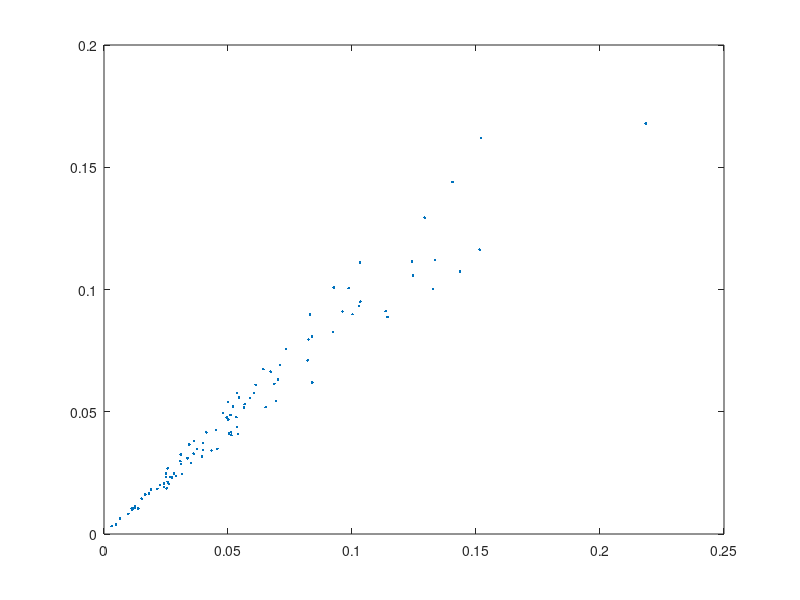

MATLAB code to generate this figure:
% filename: setup_lung.m
%heterogeneity parameter (0<=beta<=1):
%beta=0 for homogenous lung
%beta=1 for no ventilation/perfusion correlation
beta=0.1
%
%number of iterations used in bisection:
maxcount=20
%
%number of ``alveoli'':
n=100
%
%reference oxygen concentration (moles/liter):
cref=0.2/(22.4*(310/273))
%cref=concentration of oxygen 
%in air at sea level at body temperature
%
%oxygen concentration in the inspired air:
cI=cref
%
%blood oxygen concentration
%at full hemoglobin saturation: 
cstar=cref
%cstar=4*(concentration of hemoglobin 
%in blood expressed in moles/liter)
%
%rate of oxygen consumption (moles/minute):
M=0.25*cref*5.6
%
%oxygen partial pressure 
%at which hemoglobin is half-saturated:
Pstar=25
%
%gas constant*absolute temperature 
%(mmHg*liters/mole):
RT=760*22.4*(310/273)
%
%oxygen partial pressure 
%in the inspired air (mmHg):
PI=RT*cI
%
%oxygen concentration
%in blood exposed directly to inspired air:
camax=cstar*(PI/Pstar)^3/(1+(PI/Pstar)^3)
%camax is an upper bound 
%on oxygen concentration in blood 
%
%expected value of total alveolar ventilation:
VAtotal=5.0     %(liters/minute)
%
%expected value of total perfusion:
Qtotal=5.6      %(liters/minute)
%
%expected alveolar ventilation per alveolus:
VAbar=VAtotal/n
%
%expected perfusion per alveolus: 
Qbar=Qtotal/n 

a1=-log(rand(n,1));
a2=-log(rand(n,1));
av=(a1+a2)/2;        
VA=VAbar*(a1*beta+av*(1-beta));
Q = Qbar*(a2*beta+av*(1-beta));
r=VA./Q;
figure(1)
plot(Q,VA,'.')

%find actual values of 
%VAtotal, Qtotal, VAbar, and Qbar:
VAtotal=sum(VA)
Qtotal =sum(Q)
VAbar=VAtotal/n
 Qbar= Qtotal/n
